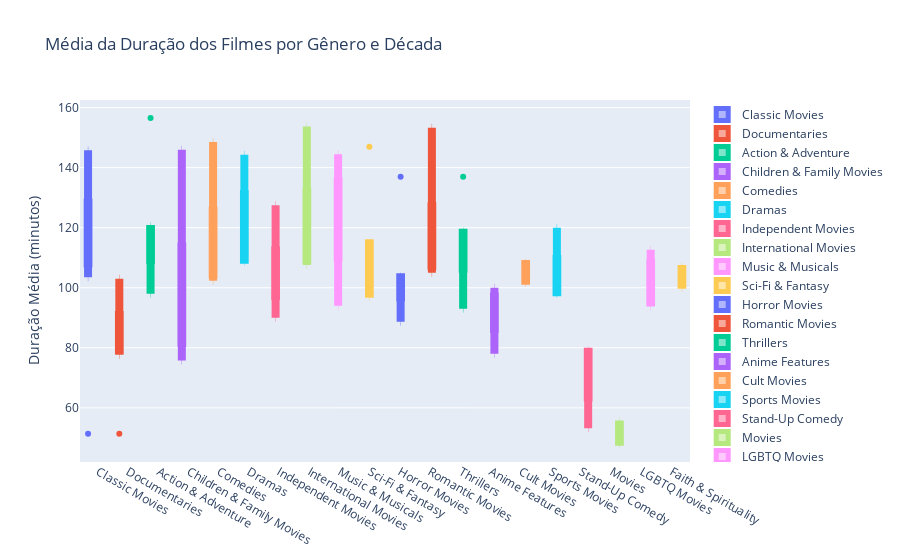

Source (notebook cell):
### Code cell
# Calcular a média da duração dos filmes por década e gênero
media_por_decada_genero = df_expandido.groupby([df_expandido['Ano'] // 10 * 10, 'Genero'])['Minutagem'].mean().reset_index()

# Lista vazia para armazenar os trace do boxplot
data = []

# Iterar sobre os gêneros únicos
for genero in media_por_decada_genero['Genero'].unique():
    # Selecionar os dados de média de duração para o gênero atual
    dados_genero = media_por_decada_genero[media_por_decada_genero['Genero'] == genero]
    # Adicionar um trace de boxplot para a média de duração do gênero atual
    data.append(go.Box(y=dados_genero['Minutagem'], name=genero, line=dict(width=8)))  # Ajuste da espessura da linha

# Layout do gráfico
layout = go.Layout(title='Média da Duração dos Filmes por Gênero e Década',
                   yaxis=dict(title='Duração Média (minutos)'),
                   boxmode='group')  # Para agrupar os boxplots lado a lado

# Criar a figura e mostrar o gráfico
fig = go.Figure(data=data, layout=layout)
fig.show()

### Figure 1 — Plotly figure (JSON) as saved in the notebook; plotly's stock layout.template omitted (floating-point values rounded to 4 significant figures)
{"data": [{"line": {"width": 8}, "name": "Classic Movies", "type": "box", "y": [51.4, 103.5, 145.8, 122.1, 123.7, 129.8, 122]}, {"line": {"width": 8}, "name": "Documentaries", "type": "box", "y": [51.4, 103, 91, 77.67, 90.56, 84.91, 83.56]}, {"line": {"width": 8}, "name": "Action & Adventure", "type": "box", "y": [98, 156.5, 120.4, 117.7, 118.7, 115.5, 110.3, 108.3]}, {"line": {"width": 8}, "name": "Children & Family Movies", "type": "box", "y": [120, 146, 75.75, 107.4, 90.22, 91.52, 83.9, 79.54]}, {"line": {"width": 8}, "name": "Comedies", "type": "box", "y": [106.2, 148.5, 136.8, 114.5, 108.4, 108.7, 102.3, 102.6]}, {"line": {"width": 8}, "name": "Dramas", "type": "box", "y": [109.2, 144.3, 131.7, 126.5, 130.9, 124.9, 109.5, 108.8]}, {"line": {"width": 8}, "name": "Independent Movies", "type": "box", "y": [95, 90, 101.2, 127.4, 116.1, 108.7, 99.42, 103.3]}, {"line": {"width": 8}, "name": "International Movies", "type": "box", "y": [109, 153.7, 129.1, 123.9, 135.0, 125.3, 109.5, 107.6]}, {"line": {"width": 8}, "name": "Music & Musicals", "type": "box", "y": [115, 144.5, 131.2, 132.8, 135.7, 135.2, 105.2, 94]}, {"line": {"width": 8}, "name": "Sci-Fi & Fantasy", "type": "box", "y": [98, 147, 109.8, 114.8, 103.2, 97]}, {"line": {"width": 8}, "name": "Horror Movies", "type": "box", "y": [137, 98.25, 88.71, 102.7, 100.2, 96.26, 103.7]}, {"line": {"width": 8}, "name": "Romantic Movies", "type": "box", "y": [153.2, 105, 127.8, 125.3, 119.5, 107.2, 107.5]}, {"line": {"width": 8}, "name": "Thrillers", "type": "box", "y": [137, 116, 93, 118.8, 116.9, 104.2, 112.8]}, {"line": {"width": 8}, "name": "Anime Features", "type": "box", "y": [100, 78, 96.13, 93.92, 89]}, {"line": {"width": 8}, "name": "Cult Movies", "type": "box", "y": [107.8, 102.5, 108.3, 101.7, 107.8]}, {"line": {"width": 8}, "name": "Sports Movies", "type": "box", "y": [120, 108.2, 101.8, 109.6, 98.51, 97.92]}, {"line": {"width": 8}, "name": "Stand-Up Comedy", "type": "box", "y": [79, 72.5, 53.25, 78.69, 67.76, 63.42]}, {"line": {"width": 8}, "name": "Movies", "type": "box", "y": [48, 51, 55.62]}, {"line": {"width": 8}, "name": "LGBTQ Movies", "type": "box", "y": [112.7, 93.75, 96.42, 103.7]}, {"line": {"width": 8}, "name": "Faith & Spirituality", "type": "box", "y": [100, 106.9, 104.1]}], "layout": {"boxmode": "group", "title": {"text": "Média da Duração dos Filmes por Gênero e Década"}, "yaxis": {"title": {"text": "Duração Média (minutos)"}}}}
